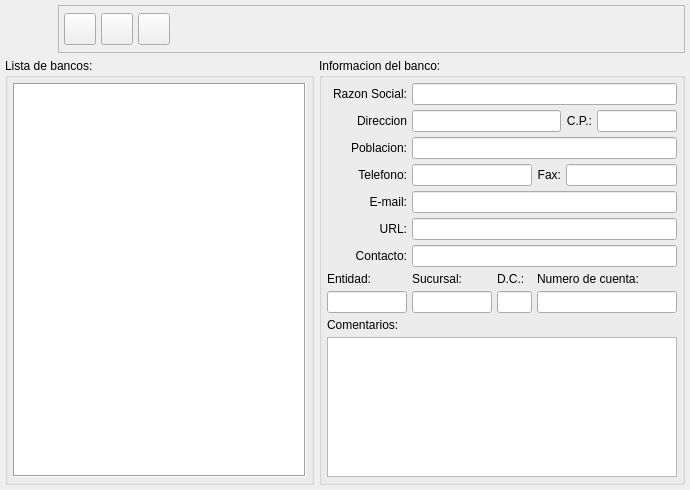
<ui version="4.0" >
 <author>Tomeu Borras Riera</author>
 <class>BancoBase</class>
 <widget class="QWidget" name="BancoBase" >
  <property name="geometry" >
   <rect>
    <x>0</x>
    <y>0</y>
    <width>690</width>
    <height>490</height>
   </rect>
  </property>
  <property name="windowTitle" >
   <string>Bancos</string>
  </property>
  <property name="windowIcon" >
   <iconset resource="../../bulmages.qrc" >:/Bulmafact48x48/images/png/48x48/i_bulmages_bancos.48x48.png</iconset>
  </property>
  <layout class="QGridLayout" >
   <property name="margin" >
    <number>5</number>
   </property>
   <property name="spacing" >
    <number>5</number>
   </property>
   <item row="1" column="1" >
    <widget class="QGroupBox" name="groupBox1" >
     <property name="sizePolicy" >
      <sizepolicy>
       <hsizetype>7</hsizetype>
       <vsizetype>7</vsizetype>
       <horstretch>0</horstretch>
       <verstretch>0</verstretch>
      </sizepolicy>
     </property>
     <property name="title" >
      <string>Informacion del banco:</string>
     </property>
     <layout class="QGridLayout" >
      <property name="margin" >
       <number>5</number>
      </property>
      <property name="spacing" >
       <number>5</number>
      </property>
      <item row="7" column="2" >
       <widget class="QLabel" name="label_7" >
        <property name="text" >
         <string>D.C.:</string>
        </property>
        <property name="buddy" >
         <cstring>mui_dcbanco</cstring>
        </property>
       </widget>
      </item>
      <item row="7" column="3" colspan="3" >
       <widget class="QLabel" name="label_8" >
        <property name="text" >
         <string>Numero de cuenta:</string>
        </property>
        <property name="buddy" >
         <cstring>mui_numcuentabanco</cstring>
        </property>
       </widget>
      </item>
      <item row="0" column="1" colspan="5" >
       <widget class="QLineEdit" name="mui_nombanco" >
        <property name="maxLength" >
         <number>50</number>
        </property>
       </widget>
      </item>
      <item row="1" column="5" >
       <widget class="QLineEdit" name="mui_cpbanco" >
        <property name="sizePolicy" >
         <sizepolicy>
          <hsizetype>5</hsizetype>
          <vsizetype>0</vsizetype>
          <horstretch>0</horstretch>
          <verstretch>0</verstretch>
         </sizepolicy>
        </property>
        <property name="maximumSize" >
         <size>
          <width>80</width>
          <height>16777215</height>
         </size>
        </property>
        <property name="maxLength" >
         <number>20</number>
        </property>
       </widget>
      </item>
      <item row="3" column="3" >
       <widget class="QLabel" name="label_3" >
        <property name="text" >
         <string>Fax:</string>
        </property>
        <property name="alignment" >
         <set>Qt::AlignRight|Qt::AlignTrailing|Qt::AlignVCenter</set>
        </property>
        <property name="buddy" >
         <cstring>mui_faxbanco</cstring>
        </property>
       </widget>
      </item>
      <item row="3" column="4" colspan="2" >
       <widget class="QLineEdit" name="mui_faxbanco" >
        <property name="enabled" >
         <bool>true</bool>
        </property>
        <property name="maxLength" >
         <number>20</number>
        </property>
       </widget>
      </item>
      <item row="8" column="3" colspan="3" >
       <widget class="QLineEdit" name="mui_numcuentabanco" >
        <property name="maxLength" >
         <number>10</number>
        </property>
       </widget>
      </item>
      <item row="8" column="2" >
       <widget class="QLineEdit" name="mui_dcbanco" >
        <property name="maximumSize" >
         <size>
          <width>35</width>
          <height>16777215</height>
         </size>
        </property>
        <property name="maxLength" >
         <number>2</number>
        </property>
       </widget>
      </item>
      <item row="8" column="1" >
       <widget class="QLineEdit" name="mui_codagenciabanco" >
        <property name="maximumSize" >
         <size>
          <width>80</width>
          <height>16777215</height>
         </size>
        </property>
        <property name="maxLength" >
         <number>4</number>
        </property>
       </widget>
      </item>
      <item row="8" column="0" >
       <widget class="QLineEdit" name="mui_codentidadbanco" >
        <property name="maximumSize" >
         <size>
          <width>80</width>
          <height>16777215</height>
         </size>
        </property>
        <property name="maxLength" >
         <number>4</number>
        </property>
       </widget>
      </item>
      <item row="10" column="0" colspan="6" >
       <widget class="QTextEdit" name="mui_comentbanco" >
        <property name="html" >
         <string>&lt;html>&lt;head>&lt;meta name="qrichtext" content="1" />&lt;style type="text/css">
p, li { white-space: pre-wrap; }
&lt;/style>&lt;/head>&lt;body style=" font-family:'Sans Serif'; font-size:9pt; font-weight:400; font-style:normal; text-decoration:none;">
&lt;p style="-qt-paragraph-type:empty; margin-top:0px; margin-bottom:0px; margin-left:0px; margin-right:0px; -qt-block-indent:0; text-indent:0px;">&lt;/p>&lt;/body>&lt;/html></string>
        </property>
       </widget>
      </item>
      <item row="0" column="0" >
       <widget class="QLabel" name="label" >
        <property name="text" >
         <string>Razon Social:</string>
        </property>
        <property name="alignment" >
         <set>Qt::AlignRight|Qt::AlignTrailing|Qt::AlignVCenter</set>
        </property>
        <property name="buddy" >
         <cstring>mui_nombanco</cstring>
        </property>
       </widget>
      </item>
      <item row="1" column="1" colspan="3" >
       <widget class="QLineEdit" name="mui_dirbanco" >
        <property name="maxLength" >
         <number>150</number>
        </property>
       </widget>
      </item>
      <item row="2" column="1" colspan="5" >
       <widget class="QLineEdit" name="mui_poblbanco" >
        <property name="enabled" >
         <bool>true</bool>
        </property>
        <property name="maxLength" >
         <number>50</number>
        </property>
       </widget>
      </item>
      <item row="3" column="1" colspan="2" >
       <widget class="QLineEdit" name="mui_telbanco" >
        <property name="enabled" >
         <bool>true</bool>
        </property>
        <property name="maxLength" >
         <number>20</number>
        </property>
       </widget>
      </item>
      <item row="4" column="1" colspan="5" >
       <widget class="QLineEdit" name="mui_emailbanco" >
        <property name="enabled" >
         <bool>true</bool>
        </property>
        <property name="maxLength" >
         <number>100</number>
        </property>
       </widget>
      </item>
      <item row="5" column="1" colspan="5" >
       <widget class="QLineEdit" name="mui_webbanco" >
        <property name="maxLength" >
         <number>100</number>
        </property>
       </widget>
      </item>
      <item row="6" column="1" colspan="5" >
       <widget class="QLineEdit" name="mui_contactobanco" />
      </item>
      <item row="6" column="0" >
       <widget class="QLabel" name="label_4" >
        <property name="text" >
         <string>Contacto:</string>
        </property>
        <property name="alignment" >
         <set>Qt::AlignRight|Qt::AlignTrailing|Qt::AlignVCenter</set>
        </property>
        <property name="buddy" >
         <cstring>mui_contactobanco</cstring>
        </property>
       </widget>
      </item>
      <item row="5" column="0" >
       <widget class="QLabel" name="label" >
        <property name="text" >
         <string>URL:</string>
        </property>
        <property name="alignment" >
         <set>Qt::AlignRight|Qt::AlignTrailing|Qt::AlignVCenter</set>
        </property>
        <property name="buddy" >
         <cstring>mui_webbanco</cstring>
        </property>
       </widget>
      </item>
      <item row="4" column="0" >
       <widget class="QLabel" name="label" >
        <property name="text" >
         <string>E-mail:</string>
        </property>
        <property name="alignment" >
         <set>Qt::AlignRight|Qt::AlignTrailing|Qt::AlignVCenter</set>
        </property>
        <property name="buddy" >
         <cstring>mui_emailbanco</cstring>
        </property>
       </widget>
      </item>
      <item row="3" column="0" >
       <widget class="QLabel" name="label" >
        <property name="text" >
         <string>Telefono:</string>
        </property>
        <property name="alignment" >
         <set>Qt::AlignRight|Qt::AlignTrailing|Qt::AlignVCenter</set>
        </property>
        <property name="buddy" >
         <cstring>mui_telbanco</cstring>
        </property>
       </widget>
      </item>
      <item row="2" column="0" >
       <widget class="QLabel" name="label" >
        <property name="text" >
         <string>Poblacion:</string>
        </property>
        <property name="alignment" >
         <set>Qt::AlignRight|Qt::AlignTrailing|Qt::AlignVCenter</set>
        </property>
        <property name="buddy" >
         <cstring>mui_poblbanco</cstring>
        </property>
       </widget>
      </item>
      <item row="1" column="0" >
       <widget class="QLabel" name="label" >
        <property name="text" >
         <string>Direccion</string>
        </property>
        <property name="alignment" >
         <set>Qt::AlignRight|Qt::AlignTrailing|Qt::AlignVCenter</set>
        </property>
        <property name="buddy" >
         <cstring>mui_dirbanco</cstring>
        </property>
       </widget>
      </item>
      <item row="9" column="0" colspan="6" >
       <widget class="QLabel" name="label_9" >
        <property name="text" >
         <string>Comentarios:</string>
        </property>
        <property name="buddy" >
         <cstring>mui_codentidadbanco</cstring>
        </property>
       </widget>
      </item>
      <item row="7" column="0" >
       <widget class="QLabel" name="label_5" >
        <property name="text" >
         <string>Entidad:</string>
        </property>
        <property name="buddy" >
         <cstring>mui_codentidadbanco</cstring>
        </property>
       </widget>
      </item>
      <item row="7" column="1" >
       <widget class="QLabel" name="label_6" >
        <property name="text" >
         <string>Sucursal:</string>
        </property>
        <property name="buddy" >
         <cstring>mui_codagenciabanco</cstring>
        </property>
       </widget>
      </item>
      <item row="1" column="4" >
       <widget class="QLabel" name="label_10" >
        <property name="text" >
         <string>C.P.:</string>
        </property>
        <property name="alignment" >
         <set>Qt::AlignRight|Qt::AlignTrailing|Qt::AlignVCenter</set>
        </property>
        <property name="buddy" >
         <cstring>mui_cpbanco</cstring>
        </property>
       </widget>
      </item>
     </layout>
    </widget>
   </item>
   <item row="0" column="0" colspan="2" >
    <layout class="QHBoxLayout" >
     <property name="margin" >
      <number>0</number>
     </property>
     <property name="spacing" >
      <number>5</number>
     </property>
     <item>
      <widget class="QLabel" name="label_2" >
       <property name="minimumSize" >
        <size>
         <width>48</width>
         <height>48</height>
        </size>
       </property>
       <property name="maximumSize" >
        <size>
         <width>48</width>
         <height>48</height>
        </size>
       </property>
       <property name="pixmap" >
        <pixmap resource="../../bulmages.qrc" >:/Bulmafact48x48/images/png/48x48/i_bulmages_bancos.48x48.png</pixmap>
       </property>
      </widget>
     </item>
     <item>
      <widget class="QFrame" name="frame" >
       <property name="frameShape" >
        <enum>QFrame::StyledPanel</enum>
       </property>
       <property name="frameShadow" >
        <enum>QFrame::Raised</enum>
       </property>
       <layout class="QGridLayout" >
        <property name="margin" >
         <number>5</number>
        </property>
        <property name="spacing" >
         <number>5</number>
        </property>
        <item row="0" column="3" >
         <spacer>
          <property name="orientation" >
           <enum>Qt::Horizontal</enum>
          </property>
          <property name="sizeType" >
           <enum>QSizePolicy::Expanding</enum>
          </property>
          <property name="sizeHint" >
           <size>
            <width>291</width>
            <height>31</height>
           </size>
          </property>
         </spacer>
        </item>
        <item row="0" column="2" >
         <widget class="QToolButton" name="mui_borrar" >
          <property name="minimumSize" >
           <size>
            <width>32</width>
            <height>32</height>
           </size>
          </property>
          <property name="maximumSize" >
           <size>
            <width>32</width>
            <height>32</height>
           </size>
          </property>
          <property name="toolTip" >
           <string>Borrar trabajador</string>
          </property>
          <property name="whatsThis" >
           <string>Borrar trabajador</string>
          </property>
          <property name="text" >
           <string/>
          </property>
          <property name="icon" >
           <iconset resource="../../bulmages.qrc" >:/Genericos32x32/images/png/i_editDelete.png</iconset>
          </property>
          <property name="iconSize" >
           <size>
            <width>32</width>
            <height>32</height>
           </size>
          </property>
         </widget>
        </item>
        <item row="0" column="1" >
         <widget class="QToolButton" name="mui_guardar" >
          <property name="minimumSize" >
           <size>
            <width>32</width>
            <height>32</height>
           </size>
          </property>
          <property name="maximumSize" >
           <size>
            <width>32</width>
            <height>32</height>
           </size>
          </property>
          <property name="toolTip" >
           <string>Guardar trabajador</string>
          </property>
          <property name="whatsThis" >
           <string>Guardar trabajador</string>
          </property>
          <property name="text" >
           <string/>
          </property>
          <property name="icon" >
           <iconset resource="../../bulmages.qrc" >:/Genericos32x32/images/png/i_save.xpm</iconset>
          </property>
          <property name="iconSize" >
           <size>
            <width>32</width>
            <height>32</height>
           </size>
          </property>
         </widget>
        </item>
        <item row="0" column="0" >
         <widget class="QToolButton" name="mui_nuevo" >
          <property name="minimumSize" >
           <size>
            <width>32</width>
            <height>32</height>
           </size>
          </property>
          <property name="maximumSize" >
           <size>
            <width>32</width>
            <height>32</height>
           </size>
          </property>
          <property name="toolTip" >
           <string>Nuevo trabajador</string>
          </property>
          <property name="whatsThis" >
           <string>Nuevo trabajador</string>
          </property>
          <property name="text" >
           <string/>
          </property>
          <property name="icon" >
           <iconset resource="../../bulmages.qrc" >:/Genericos32x32/images/png/i_fileNew.xpm</iconset>
          </property>
          <property name="iconSize" >
           <size>
            <width>32</width>
            <height>32</height>
           </size>
          </property>
         </widget>
        </item>
       </layout>
      </widget>
     </item>
    </layout>
   </item>
   <item row="1" column="0" >
    <widget class="QGroupBox" name="groupBox" >
     <property name="sizePolicy" >
      <sizepolicy>
       <hsizetype>7</hsizetype>
       <vsizetype>7</vsizetype>
       <horstretch>0</horstretch>
       <verstretch>0</verstretch>
      </sizepolicy>
     </property>
     <property name="title" >
      <string>Lista de bancos:</string>
     </property>
     <layout class="QGridLayout" >
      <property name="margin" >
       <number>5</number>
      </property>
      <property name="spacing" >
       <number>5</number>
      </property>
      <item row="0" column="0" >
       <widget class="QListWidget" name="mui_lista" >
        <property name="frameShape" >
         <enum>QFrame::Box</enum>
        </property>
        <property name="lineWidth" >
         <number>1</number>
        </property>
       </widget>
      </item>
     </layout>
    </widget>
   </item>
  </layout>
 </widget>
 <layoutdefault spacing="2" margin="2" />
 <tabstops>
  <tabstop>mui_nombanco</tabstop>
  <tabstop>mui_dirbanco</tabstop>
  <tabstop>mui_poblbanco</tabstop>
  <tabstop>mui_telbanco</tabstop>
  <tabstop>mui_faxbanco</tabstop>
  <tabstop>mui_emailbanco</tabstop>
  <tabstop>mui_webbanco</tabstop>
  <tabstop>mui_contactobanco</tabstop>
  <tabstop>mui_codentidadbanco</tabstop>
  <tabstop>mui_codagenciabanco</tabstop>
  <tabstop>mui_dcbanco</tabstop>
  <tabstop>mui_numcuentabanco</tabstop>
  <tabstop>mui_comentbanco</tabstop>
  <tabstop>mui_lista</tabstop>
  <tabstop>mui_nuevo</tabstop>
  <tabstop>mui_guardar</tabstop>
  <tabstop>mui_borrar</tabstop>
 </tabstops>
 <resources>
  <include location="../../bulmages.qrc" />
 </resources>
 <connections/>
</ui>
